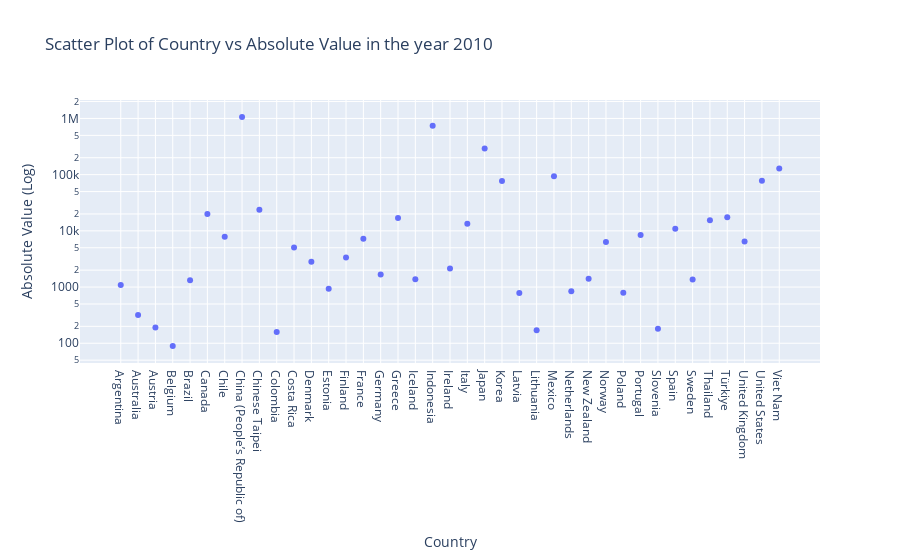

Here is the notebook cell this chart was saved with:
### Markdown cell above
Jakob:

### Code cell
FishBoats = pd.read_csv('Fish_Boote.csv')
FishInland = pd.read_csv('Fish_Inland.csv')

FishBoatsSorted = FishBoats.sort_values(by='Reference area', ascending=True)
referenceArea = FishBoatsSorted['Reference area'].tolist()
timePeriod = FishBoatsSorted['TIME_PERIOD'].tolist()
obsValue = FishBoatsSorted['OBS_VALUE'].tolist()


Data = pd.DataFrame({
    'Country': referenceArea,
    'Absolute_Value': obsValue,
    'TimePeriod': timePeriod
})

filtered_Data = Data[Data['TimePeriod'] == 2010]

# Create a scatter plot using Plotly
fig = px.scatter(filtered_Data, x='Country', y='Absolute_Value', 
                 title="Scatter Plot of Amount of Vessels in each Country",
                 labels={'Time_Period': 'Time Period (Years)', 'Absolute_Value': 'Absolute Value (Log)'})
fig.update_yaxes(type='log')
# Show the plot
fig.show()

### Figure 1 — Plotly figure (JSON) as saved in the notebook; plotly's stock layout.template omitted (floating-point values rounded to 4 significant figures)
{"data": [{"hovertemplate": "Country=%{x}<br>Absolute Value (Log)=%{y}<extra></extra>", "legendgroup": "", "marker": {"color": "#636efa", "symbol": "circle"}, "mode": "markers", "name": "", "orientation": "v", "showlegend": false, "type": "scatter", "x": ["Argentina", "Australia", "Austria", "Belgium", "Brazil", "Canada", "Chile", "China (People’s Republic of)", "Chinese Taipei", "Colombia", "Costa Rica", "Denmark", "Estonia", "Finland", "France", "Germany", "Greece", "Iceland", "Indonesia", "Ireland", "Italy", "Japan", "Korea", "Latvia", "Lithuania", "Mexico", "Netherlands", "New Zealand", "Norway", "Poland", "Portugal", "Slovenia", "Spain", "Sweden", "Thailand", "Türkiye", "United Kingdom", "United States", "Viet Nam"], "xaxis": "x", "y": [1090, 318, 190, 89, 1326, 19906, 7815, 1065645, 23782, 158, 5035, 2820, 934, 3366, 7216, 1673, 16913, 1375, 739932, 2144, 13431, 292822, 76974, 786, 171, 94111, 846, 1401, 6310, 793, 8425, 182, 10855, 1360, 15381, 17440, 6460, 77695, 128538], "yaxis": "y"}], "layout": {"legend": {"tracegroupgap": 0}, "title": {"text": "Scatter Plot of Country vs Absolute Value in the year 2010"}, "xaxis": {"anchor": "y", "domain": [0, 1], "title": {"text": "Country"}}, "yaxis": {"anchor": "x", "domain": [0, 1], "title": {"text": "Absolute Value (Log)"}, "type": "log"}}}
